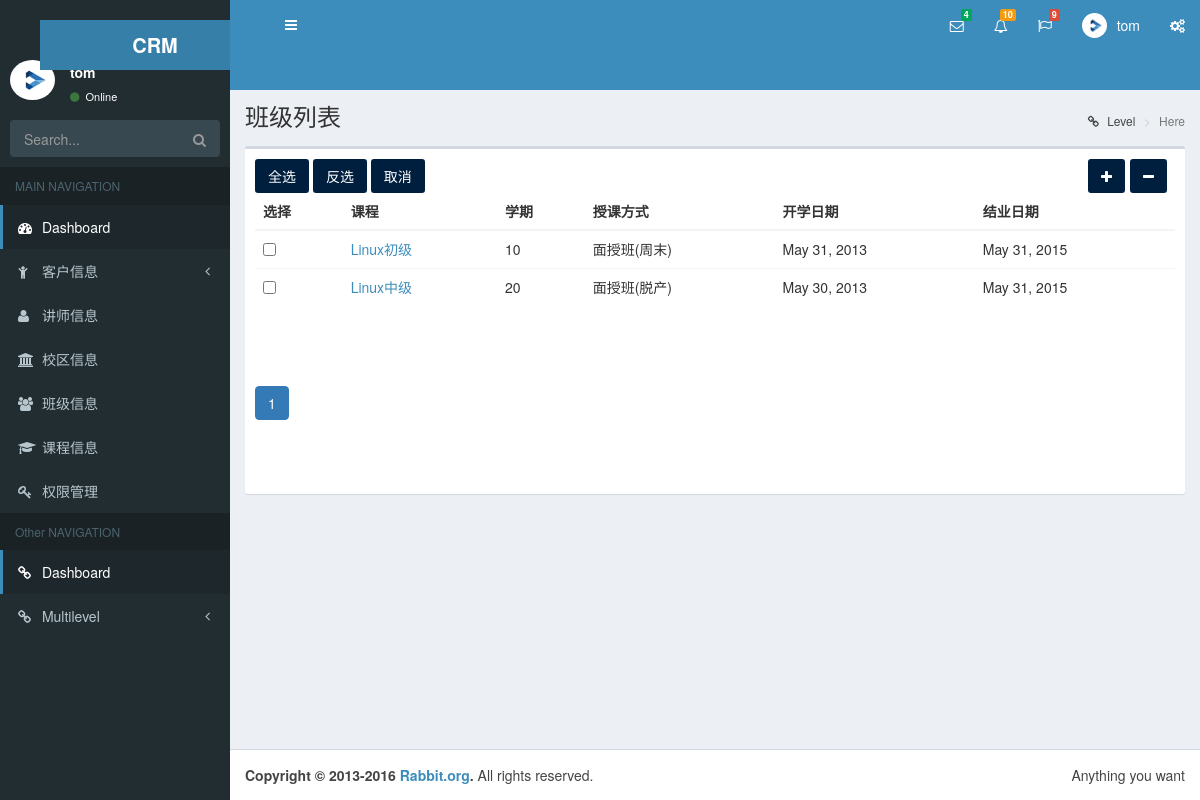
The app's page /crm/class_list/ (signed in) with its own data.
### crm_new/models.py (models this page shows, shortened)
class ClassList(models.Model):
    course = models.ForeignKey(Course,verbose_name=u"课程")
    semester = models.IntegerField(verbose_name=u"学期")
    course_type = models.CharField(max_length=64,choices=course_type_choices,default='offline_weekend')
    teachers = models.ManyToManyField(UserProfile)
    start_date = models.DateField()
    graduate_date = models.DateField()
    class Meta:
        unique_together = ('course','semester','course_type')

class Course(models.Model):
    name = models.CharField(max_length=64,unique=True)
    online_price = models.IntegerField()
    offline_price = models.IntegerField()
    introduction = models.TextField()
    def __str__(self):
        return  self.name

### crm_new/views.py (the view, shortened to what this page needs)
# urls.py: url(r'^class_list/(\d+)/$',views.class_detail,name="class_detail" ),
def class_list(request):
    class_list = models.ClassList.objects.all()
    pageinator = Paginator(class_list,3)
    page = request.GET.get('page')
    try:
        objs = pageinator.page(page)
    except PageNotAnInteger:
        objs = pageinator.page(1)
    except EmptyPage:
        objs = pageinator.page(pageinator.num_pages)
    course_list = models.Course.objects.all()
    teachers_list = models.UserProfile.objects.all()
    form = forms.ClassListModelForm()
    return render(request,'crm/classlist.html',{'class_list':objs,
                                                'course_list':course_list,
                                                'teachers_list':teachers_list,
                                                'model_form':form
                                                })

### crm_new/forms.py
class ClassListModelForm(forms.ModelForm):
    class Meta:
        model = models.ClassList
        exclude = ()

### crm_new/templatetags/customer_tag.py (called while the page is built)
@register.simple_tag
def guess_page(current_page,loop_num):
    offset = abs(current_page - loop_num)
    if offset < 3:
        if current_page == loop_num:
            page_ele = '''<li class="active"><a href="?page=%s">%s</a></li>''' %(loop_num,loop_num)
        else:
            page_ele = '''<li ><a href="?page=%s">%s</a></li>''' %(loop_num,loop_num)
        return format_html(page_ele)
    else:
        return ''

### templates/crm/classlist.html (shortened to what this page needs)
{% extends 'crm/base_list.html' %}
{% load customer_tag %}
{% block list-head %}
    班级列表
{% endblock %}
{% block list-form-del %}
    <form action="/crm/class_del/" method="post">
{% endblock %}
{% block list-form-table %}
    <table class="table">
        <thead>
        <tr>
            <th>选择</th>
            <th>课程</th>
            <th>学期</th>
            <th>授课方式</th>
            <th>开学日期</th>
            <th>结业日期</th>
        </tr>
        </thead>
        <tbody>
        {% for item in class_list %}
            <tr>
                <td><input name="choice" id="ck" type="checkbox"  value='{{ item.id }}' /></td>
                <td><a href="{% url 'class_detail' item.id  %}">{{ item.course }}</a></td>
                <td>{{ item.semester }}</td>
                <td>{{ item.get_course_type_display }}</td>
                <td>{{ item.start_date }}</td>
                <td>{{ item.graduate_date }}</td>
            </tr>
        {% endfor %}
        </tbody>
    </table>
{% endblock %}
{% block pagination %}
    <ul class="pagination" >
        {% for page_num in class_list.paginator.page_range %}
            {% guess_page class_list.number page_num %}
        {% endfor %}
    </ul>
{% endblock %}

### templates/start.html (shortened to what this page needs)
<!DOCTYPE html>
<html>
<head>
    <link rel="stylesheet" href="/static/bootstrap/css/bootstrap.min.css">
    <link rel="stylesheet" href="/static/bootstrap/css/custom.css">
    <link rel="stylesheet" href="/static/bootstrap/css/font-awesome.min.css">
    <link rel="stylesheet" href="/static/bootstrap/css/ionicons.min.css">
    <link rel="stylesheet" href="/static/bootstrap/css/AdminLTE.min.css">
    <link rel="stylesheet" href="/static/bootstrap/css/skins/skin-blue.min.css">
</head>
<body class="hold-transition skin-blue sidebar-mini">
<div class="wrapper">
    <header class="main-header">
        <a href="/crm/" class="logo">
            <span class="logo-lg"><b>CRM</b></span>
        </a>
        <nav class="navbar navbar-static-top" role="navigation">
            <a href="#" class="sidebar-toggle" data-toggle="offcanvas" role="button">
            </a>
            <div class="navbar-custom-menu">
                <ul class="nav navbar-nav">
                    <li class="dropdown messages-menu">
                        <a href="#" class="dropdown-toggle" data-toggle="dropdown">
                            <i class="fa fa-envelope-o"></i>
                            <span class="label label-success">4</span>
                        </a>
                    </li>
                    <li class="dropdown notifications-menu">
                        <a href="#" class="dropdown-toggle" data-toggle="dropdown">
                            <i class="fa fa-bell-o"></i>
                            <span class="label label-warning">10</span>
                        </a>
                    </li>
                    <li class="dropdown tasks-menu">
                        <a href="#" class="dropdown-toggle" data-toggle="dropdown">
                            <i class="fa fa-flag-o"></i>
                            <span class="label label-danger">9</span>
                        </a>
                    </li>
                    <li class="dropdown user user-menu">
                        <a href="#" class="dropdown-toggle" data-toggle="dropdown">
                            <img src="/static/img/h.png" class="user-image" alt="User Image">
                            <span class="hidden-xs"> {{ user }} </span>
                        </a>
                    </li>
                    <li>
                        <a href="#" data-toggle="control-sidebar"><i class="fa fa-gears"></i></a>
                    </li>
                </ul>
            </div>
        </nav>
    </header>
    <aside class="main-sidebar">
        <section class="sidebar">
            <div class="user-panel">
                <div class="pull-left image">
                    <img src="/static/img/h.png" class="img-circle" alt="User Image">
                </div>
                <div class="pull-left info">
                    <p> {{ user }} </p>
                    <a href="#"><i class="fa fa-circle text-success"></i> Online</a>
                </div>
            </div>
            <form action="#" method="get" class="sidebar-form">
                <div class="input-group">
                    <input type="text" name="q" class="form-control" placeholder="Search...">
              <span class="input-group-btn">
                <button type="submit" name="search" id="search-btn" class="btn btn-flat"><i class="fa fa-search"></i>
                </button>
              </span>
                </div>
            </form>
            <ul class="sidebar-menu">
                <li class="header">MAIN NAVIGATION</li>
                <li class="active"><a href="#"><i class="fa fa-dashboard"></i> <span>Dashboard</span></a></li>
                <li class="treeview">
                    <a href="#"><i class="fa fa-child"></i> <span>客户信息</span><i class="fa fa-angle-left pull-right"></i></a>
                </li>
                <li class=""><a href="/crm/user"><i class="fa fa-user"></i> <span>讲师信息</span></a></li>
                <li class=""><a href="/crm/school"><i class="fa fa-university"></i> <span>校区信息</span></a></li>
                <li class=""><a href="/crm/class_list"><i class="fa fa-users"></i> <span>班级信息</span></a></li>
                <li class=""><a href="/crm/course"><i class="fa fa-graduation-cap"></i> <span>课程信息</span></a></li>
                <li class=""><a href="/crm/authors"><i class="fa fa-key"></i> <span>权限管理</span></a></li>
            </ul>
            <ul class="sidebar-menu">
                <li class="header">Other NAVIGATION</li>
                <li class="active"><a href="#"><i class="fa fa-link"></i> <span>Dashboard</span></a></li>
                <li class="treeview">
                    <a href="#"><i class="fa fa-link"></i> <span>Multilevel</span> <i class="fa fa-angle-left pull-right"></i></a>
                </li>
            </ul>
        </section>
    </aside>
    <div class="content-wrapper">
        <section class="content-header">
            <h1>
                {% block page-content-head %}Dashboard{% endblock %}
            </h1>
            <ol class="breadcrumb">
                <li><a href="#"><i class="fa fa-link"></i> Level</a></li>
                <li class="active">Here</li>
            </ol>
        </section>
        <section class="content">
            <div class="box">
                {% block page-content %}
                {% endblock %}
            </div>
        </section>
    </div>
    <footer class="main-footer">
        <div class="pull-right hidden-xs">
            Anything you want
        </div>
        <strong>Copyright &copy; 2013-2016 <a href="#">Rabbit.org</a>.</strong> All rights reserved.
    </footer>
</div>
</body>
</html>

### records on screen
ClassList: course "Linux初级", semester "10", course_type "面授班(周末)", start_date "May 31, 2013", graduate_date "May 31, 2015"
ClassList: course "Linux中级", semester "20", course_type "面授班(脱产)", start_date "May 30, 2013", graduate_date "May 31, 2015"

### other values on screen
{{ user }} "tom"
